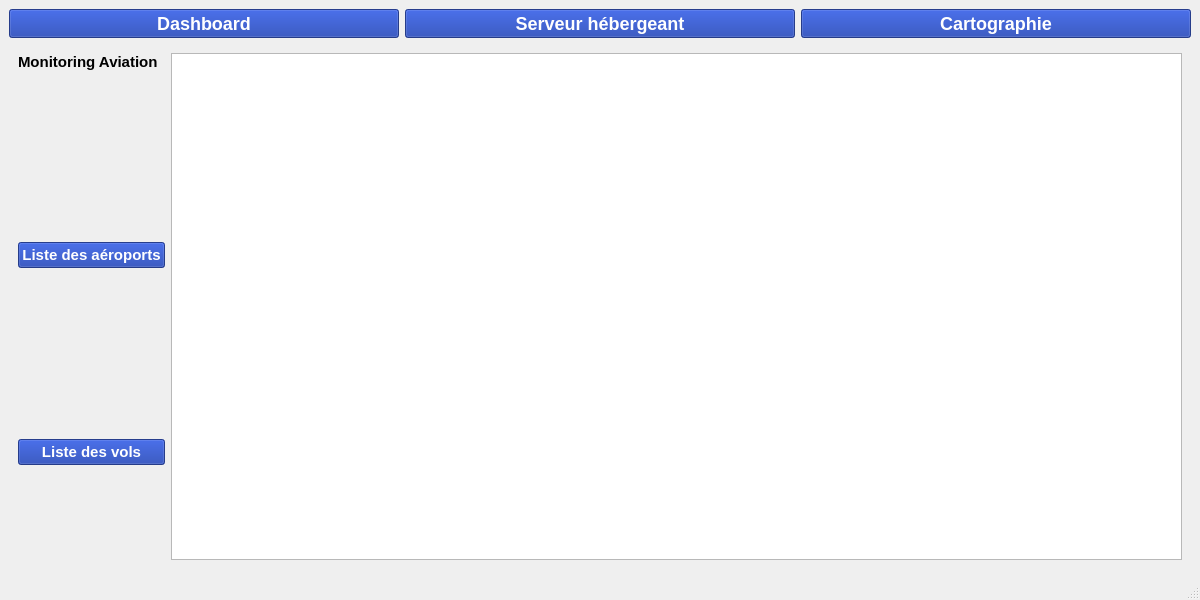
<?xml version="1.0" encoding="UTF-8"?>
<ui version="4.0">
 <class>PlaceHolder</class>
 <widget class="QMainWindow" name="PlaceHolder">
  <property name="geometry">
   <rect>
    <x>0</x>
    <y>0</y>
    <width>1200</width>
    <height>600</height>
   </rect>
  </property>
  <property name="windowTitle">
   <string>MainWindow</string>
  </property>
  <property name="styleSheet">
   <string notr="true">QVBoxLayout {
background-color: rgba(14, 47, 164, 0.8);
}</string>
  </property>
  <widget class="QWidget" name="centralwidget">
   <property name="styleSheet">
    <string notr="true">QPushButton:hover {
opacity:0.5;
}</string>
   </property>
   <layout class="QGridLayout" name="gridLayout">
    <item row="3" column="0">
     <widget class="QStackedWidget" name="stackedWidget">
      <property name="currentIndex">
       <number>0</number>
      </property>
      <widget class="QWidget" name="Dashboard">
       <property name="styleSheet">
        <string notr="true"/>
       </property>
       <layout class="QGridLayout" name="gridLayout_2">
        <item row="0" column="0">
         <layout class="QHBoxLayout" name="horizontalLayout">
          <item>
           <layout class="QVBoxLayout" name="verticalLayout">
            <item>
             <widget class="QLabel" name="companyNameLabel">
              <property name="styleSheet">
               <string notr="true">font-weight: bold;
font-size: 15px;</string>
              </property>
              <property name="text">
               <string>Monitoring Aviation</string>
              </property>
             </widget>
            </item>
            <item>
             <spacer name="verticalSpacer">
              <property name="orientation">
               <enum>Qt::Vertical</enum>
              </property>
              <property name="sizeHint" stdset="0">
               <size>
                <width>20</width>
                <height>40</height>
               </size>
              </property>
             </spacer>
            </item>
            <item alignment="Qt::AlignHCenter">
             <widget class="QLabel" name="label_3">
              <property name="minimumSize">
               <size>
                <width>64</width>
                <height>64</height>
               </size>
              </property>
              <property name="layoutDirection">
               <enum>Qt::LeftToRight</enum>
              </property>
              <property name="styleSheet">
               <string notr="true">border-image: url(:/icons/icons/black-airport.png);
min-height: 64px;
max-width: 64px;
color: rgb(0, 0, 0)</string>
              </property>
              <property name="text">
               <string/>
              </property>
              <property name="margin">
               <number>0</number>
              </property>
             </widget>
            </item>
            <item>
             <widget class="QPushButton" name="AirportsListButton">
              <property name="minimumSize">
               <size>
                <width>0</width>
                <height>0</height>
               </size>
              </property>
              <property name="styleSheet">
               <string notr="true">background-color: rgba(14, 47, 164, 0.8);
color: white;
font-weight: bold;
font-size: 15px;
</string>
              </property>
              <property name="text">
               <string>Liste des aéroports</string>
              </property>
             </widget>
            </item>
            <item>
             <spacer name="verticalSpacer_2">
              <property name="orientation">
               <enum>Qt::Vertical</enum>
              </property>
              <property name="sizeHint" stdset="0">
               <size>
                <width>20</width>
                <height>40</height>
               </size>
              </property>
             </spacer>
            </item>
            <item alignment="Qt::AlignHCenter">
             <widget class="QLabel" name="label_4">
              <property name="minimumSize">
               <size>
                <width>64</width>
                <height>64</height>
               </size>
              </property>
              <property name="styleSheet">
               <string notr="true">border-image: url(:/icons/icons/black-avion.png);
min-height: 64px;
max-width: 64px;</string>
              </property>
              <property name="text">
               <string/>
              </property>
             </widget>
            </item>
            <item>
             <widget class="QPushButton" name="FlightsButton">
              <property name="minimumSize">
               <size>
                <width>0</width>
                <height>0</height>
               </size>
              </property>
              <property name="styleSheet">
               <string notr="true">background-color: rgba(14, 47, 164, 0.8);
color: white;
font-weight: bold;
font-size: 15px;</string>
              </property>
              <property name="text">
               <string>Liste des vols</string>
              </property>
             </widget>
            </item>
            <item>
             <spacer name="verticalSpacer_3">
              <property name="orientation">
               <enum>Qt::Vertical</enum>
              </property>
              <property name="sizeHint" stdset="0">
               <size>
                <width>20</width>
                <height>40</height>
               </size>
              </property>
             </spacer>
            </item>
           </layout>
          </item>
          <item>
           <widget class="QTableWidget" name="tableWidget">
            <attribute name="horizontalHeaderDefaultSectionSize">
             <number>158</number>
            </attribute>
            <attribute name="verticalHeaderDefaultSectionSize">
             <number>50</number>
            </attribute>
           </widget>
          </item>
         </layout>
        </item>
       </layout>
      </widget>
      <widget class="QWidget" name="ConsommationCPURAM">
       <widget class="QLabel" name="label_2">
        <property name="geometry">
         <rect>
          <x>150</x>
          <y>30</y>
          <width>109</width>
          <height>16</height>
         </rect>
        </property>
        <property name="text">
         <string>Consommation CPU</string>
        </property>
       </widget>
       <widget class="QLabel" name="label">
        <property name="geometry">
         <rect>
          <x>810</x>
          <y>40</y>
          <width>112</width>
          <height>16</height>
         </rect>
        </property>
        <property name="text">
         <string>Consommation RAM</string>
        </property>
       </widget>
      </widget>
      <widget class="QWidget" name="Cartographie">
       <widget class="QLabel" name="label_5">
        <property name="geometry">
         <rect>
          <x>720</x>
          <y>180</y>
          <width>28</width>
          <height>16</height>
         </rect>
        </property>
        <property name="text">
         <string>Carte</string>
        </property>
       </widget>
      </widget>
     </widget>
    </item>
    <item row="1" column="0">
     <layout class="QHBoxLayout" name="horizontalLayout_2">
      <item>
       <widget class="QPushButton" name="Dashboard_button">
        <property name="styleSheet">
         <string notr="true">background-color: rgba(14, 47, 164, 0.8);
color: white;
font-size: 18px;
font-weight: bold;</string>
        </property>
        <property name="text">
         <string>Dashboard</string>
        </property>
       </widget>
      </item>
      <item>
       <widget class="QPushButton" name="Serveur_button">
        <property name="styleSheet">
         <string notr="true">background-color: rgba(14, 47, 164, 0.8);
color: white;
font-size: 18px;
font-weight: bold;</string>
        </property>
        <property name="text">
         <string>Serveur hébergeant</string>
        </property>
       </widget>
      </item>
      <item>
       <widget class="QPushButton" name="Cartographie_button">
        <property name="styleSheet">
         <string notr="true">background-color: rgba(14, 47, 164, 0.8);
color: white;
font-size: 18px;
font-weight: bold;</string>
        </property>
        <property name="text">
         <string>Cartographie</string>
        </property>
       </widget>
      </item>
     </layout>
    </item>
   </layout>
  </widget>
  <widget class="QMenuBar" name="menubar">
   <property name="geometry">
    <rect>
     <x>0</x>
     <y>0</y>
     <width>1200</width>
     <height>21</height>
    </rect>
   </property>
  </widget>
  <widget class="QStatusBar" name="statusbar"/>
 </widget>
 <resources/>
 <connections/>
</ui>
